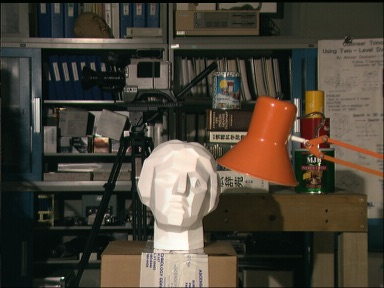
#> input picture hafta10_haftalık1/scene1.row3.col1.jpeg, 384 x 288 px
$ python main.py   (older library calls are emulated)
#> lines starting #> are read from the running program, lines starting #| are printed output that depends on the picture
import cv2
import numpy as np
import matplotlib.pyplot as plt
import time

left = cv2.imread("scene1.row3.col1.jpeg", 0)
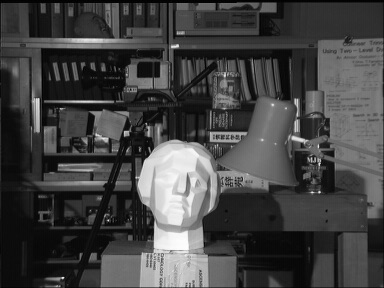
#> left: shape (288, 384); min 0, max 254, mean 67.3
right = cv2.imread("scene1.row3.col3.jpeg", 0)
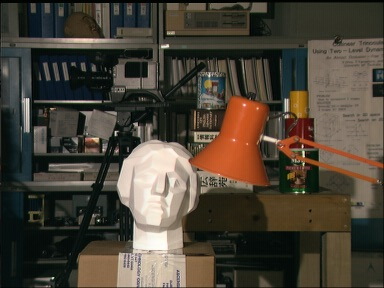
#> input picture hafta10_haftalık1/scene1.row3.col3.jpeg, 384 x 288 px
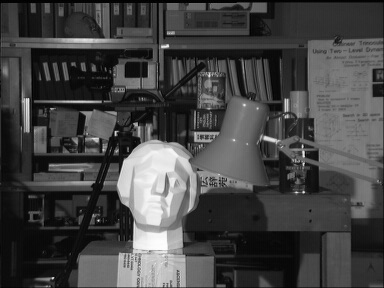
#> right: shape (288, 384); min 0, max 255, mean 68.3

edges_left = cv2.Canny(left, 100, 200)
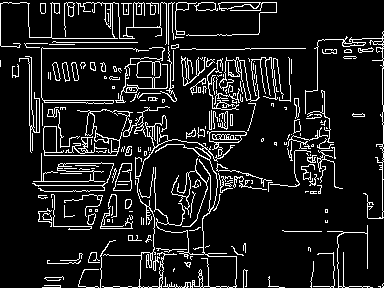
#> edges_left: shape (288, 384); 11% white in thin lines or dots
edges_right = cv2.Canny(right, 100, 200)
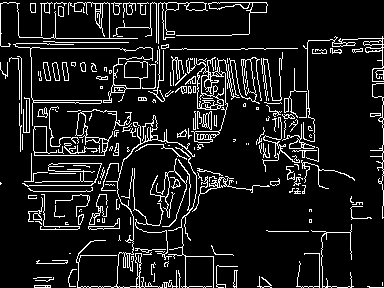
#> edges_right: shape (288, 384); 11% white in thin lines or dots

def sparse_stereo(left, right, edges_left, edges_right):
    height, width = left.shape
#> height = 288; width = 384
    block_size = 7
    max_disparity = 64
    half = block_size // 2

    disparity = np.zeros((height, width), dtype=np.uint8)

    for y in range(half, height - half):
        for x in range(max_disparity + half, width - half):
            if edges_left[y, x] == 0:
                continue

            left_block = left[y-half:y+half+1, x-half:x+half+1].astype(int)
            min_diff = 999999
            best_d = 0

            for d in range(max_disparity):
                if edges_right[y, x-d] == 0:
                    continue

                right_block = right[y-half:y+half+1, x-d-half:x-d+half+1].astype(int)
                diff = np.sum(np.abs(left_block - right_block))

                if diff < min_diff:
                    min_diff = diff
                    best_d = d

            if min_diff != 999999:
                disparity[y, x] = best_d
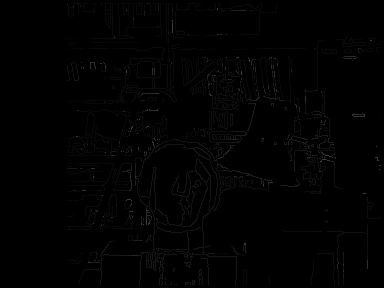
#> disparity: shape (288, 384); min 0, max 63, mean 1.5

    return disparity

def block_matching(left, right):
    height, width = left.shape
#> height = 288; width = 384
    block_size = 7
    max_disparity = 64
    half = block_size // 2

    disparity = np.zeros((height, width), dtype=np.uint8)

    for y in range(half, height - half):
        for x in range(max_disparity + half, width - half):
            left_block = left[y-half:y+half+1, x-half:x+half+1]
            min_diff = 999999
            best_d = 0

            for d in range(max_disparity):
                right_block = right[y-half:y+half+1, x-d-half:x-d+half+1]
                diff = np.sum(np.abs(left_block.astype(int) - right_block.astype(int)))

                if diff < min_diff:
                    min_diff = diff
                    best_d = d

            disparity[y, x] = best_d

    return disparity

t1 = time.time()
disparitySparse = sparse_stereo(left, right, edges_left, edges_right)
sparse_time = time.time() - t1

t2 = time.time()
#> (the run stopped early here; a loop or call above may not have finished)
